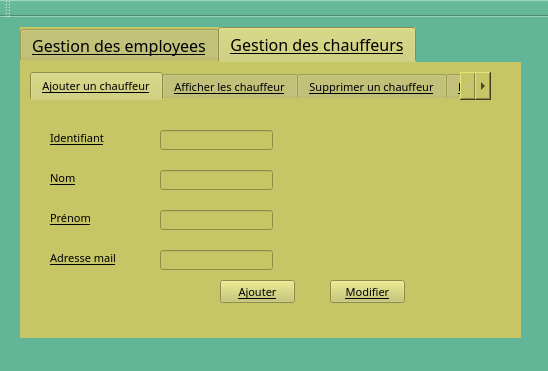
<?xml version="1.0" encoding="UTF-8"?>
<ui version="4.0">
 <class>MainWindow</class>
 <widget class="QMainWindow" name="MainWindow">
  <property name="geometry">
   <rect>
    <x>0</x>
    <y>0</y>
    <width>548</width>
    <height>371</height>
   </rect>
  </property>
  <property name="font">
   <font>
    <family>Segoe UI Black</family>
    <pointsize>10</pointsize>
    <weight>75</weight>
    <bold>true</bold>
   </font>
  </property>
  <property name="cursor">
   <cursorShape>PointingHandCursor</cursorShape>
  </property>
  <property name="windowTitle">
   <string>🚌Smart_Transport🚌</string>
  </property>
  <property name="styleSheet">
   <string notr="true">background-color: rgb(99, 181, 151);
</string>
  </property>
  <widget class="QWidget" name="centralWidget">
   <widget class="QTabWidget" name="tabWidget_2">
    <property name="geometry">
     <rect>
      <x>20</x>
      <y>10</y>
      <width>501</width>
      <height>311</height>
     </rect>
    </property>
    <property name="font">
     <font>
      <family>Snap ITC</family>
      <pointsize>12</pointsize>
      <weight>50</weight>
      <bold>false</bold>
      <underline>true</underline>
     </font>
    </property>
    <property name="cursor">
     <cursorShape>PointingHandCursor</cursorShape>
    </property>
    <property name="styleSheet">
     <string notr="true">background-color: rgb(198, 198, 102);
border-color: rgb(115, 165, 176);
</string>
    </property>
    <property name="currentIndex">
     <number>1</number>
    </property>
    <widget class="QWidget" name="tab_4">
     <attribute name="title">
      <string>Gestion des employees</string>
     </attribute>
     <widget class="QTabWidget" name="tabWidget">
      <property name="geometry">
       <rect>
        <x>0</x>
        <y>10</y>
        <width>491</width>
        <height>241</height>
       </rect>
      </property>
      <property name="font">
       <font>
        <family>Lucida Handwriting</family>
        <pointsize>8</pointsize>
        <weight>50</weight>
        <italic>false</italic>
        <bold>false</bold>
        <underline>true</underline>
       </font>
      </property>
      <property name="currentIndex">
       <number>2</number>
      </property>
      <widget class="QWidget" name="tab">
       <attribute name="title">
        <string>Ajouter un employee</string>
       </attribute>
       <widget class="QLabel" name="label">
        <property name="geometry">
         <rect>
          <x>20</x>
          <y>30</y>
          <width>81</width>
          <height>16</height>
         </rect>
        </property>
        <property name="text">
         <string>Identifiant</string>
        </property>
       </widget>
       <widget class="QLabel" name="label_2">
        <property name="geometry">
         <rect>
          <x>20</x>
          <y>90</y>
          <width>47</width>
          <height>13</height>
         </rect>
        </property>
        <property name="text">
         <string>Nom</string>
        </property>
       </widget>
       <widget class="QLabel" name="label_3">
        <property name="geometry">
         <rect>
          <x>20</x>
          <y>150</y>
          <width>71</width>
          <height>16</height>
         </rect>
        </property>
        <property name="text">
         <string>Prénom</string>
        </property>
       </widget>
       <widget class="QLineEdit" name="lineEdit_id">
        <property name="geometry">
         <rect>
          <x>130</x>
          <y>30</y>
          <width>113</width>
          <height>20</height>
         </rect>
        </property>
       </widget>
       <widget class="QLineEdit" name="lineEdit_nom">
        <property name="geometry">
         <rect>
          <x>130</x>
          <y>90</y>
          <width>113</width>
          <height>20</height>
         </rect>
        </property>
       </widget>
       <widget class="QLineEdit" name="lineEdit_prenom">
        <property name="geometry">
         <rect>
          <x>130</x>
          <y>150</y>
          <width>113</width>
          <height>20</height>
         </rect>
        </property>
       </widget>
       <widget class="QPushButton" name="pb_ajouter">
        <property name="geometry">
         <rect>
          <x>210</x>
          <y>180</y>
          <width>75</width>
          <height>23</height>
         </rect>
        </property>
        <property name="cursor">
         <cursorShape>ClosedHandCursor</cursorShape>
        </property>
        <property name="text">
         <string>Ajouter</string>
        </property>
       </widget>
       <widget class="QPushButton" name="pb_ajouter_3">
        <property name="geometry">
         <rect>
          <x>300</x>
          <y>180</y>
          <width>75</width>
          <height>23</height>
         </rect>
        </property>
        <property name="cursor">
         <cursorShape>ClosedHandCursor</cursorShape>
        </property>
        <property name="text">
         <string>Modifier</string>
        </property>
       </widget>
      </widget>
      <widget class="QWidget" name="tab_2">
       <attribute name="title">
        <string>Afficher les employees</string>
       </attribute>
       <widget class="QTableView" name="tabetudiant">
        <property name="geometry">
         <rect>
          <x>10</x>
          <y>10</y>
          <width>341</width>
          <height>171</height>
         </rect>
        </property>
       </widget>
      </widget>
      <widget class="QWidget" name="tab_3">
       <attribute name="title">
        <string>Supprimer un employee</string>
       </attribute>
       <widget class="QLineEdit" name="lineEdit_id_2">
        <property name="geometry">
         <rect>
          <x>140</x>
          <y>30</y>
          <width>113</width>
          <height>20</height>
         </rect>
        </property>
       </widget>
       <widget class="QLabel" name="label_4">
        <property name="geometry">
         <rect>
          <x>20</x>
          <y>30</y>
          <width>91</width>
          <height>16</height>
         </rect>
        </property>
        <property name="text">
         <string>Identifiant</string>
        </property>
       </widget>
       <widget class="QPushButton" name="pb_supprimer">
        <property name="geometry">
         <rect>
          <x>240</x>
          <y>140</y>
          <width>75</width>
          <height>23</height>
         </rect>
        </property>
        <property name="cursor">
         <cursorShape>ClosedHandCursor</cursorShape>
        </property>
        <property name="text">
         <string>Supprimer</string>
        </property>
       </widget>
      </widget>
      <widget class="QWidget" name="tab_9">
       <attribute name="title">
        <string>Statistiques</string>
       </attribute>
       <widget class="QCustomPlot" name="customPlot" native="true">
        <property name="geometry">
         <rect>
          <x>50</x>
          <y>20</y>
          <width>381</width>
          <height>161</height>
         </rect>
        </property>
       </widget>
      </widget>
     </widget>
    </widget>
    <widget class="QWidget" name="tab_5">
     <attribute name="title">
      <string>Gestion des chauffeurs</string>
     </attribute>
     <widget class="QTabWidget" name="tabWidget_3">
      <property name="geometry">
       <rect>
        <x>10</x>
        <y>10</y>
        <width>461</width>
        <height>241</height>
       </rect>
      </property>
      <property name="font">
       <font>
        <family>Lucida Handwriting</family>
        <pointsize>8</pointsize>
        <weight>50</weight>
        <bold>false</bold>
        <underline>true</underline>
       </font>
      </property>
      <property name="currentIndex">
       <number>0</number>
      </property>
      <property name="tabBarAutoHide">
       <bool>false</bool>
      </property>
      <widget class="QWidget" name="tab_6">
       <attribute name="title">
        <string>Ajouter un chauffeur</string>
       </attribute>
       <widget class="QLabel" name="label_5">
        <property name="geometry">
         <rect>
          <x>20</x>
          <y>30</y>
          <width>101</width>
          <height>16</height>
         </rect>
        </property>
        <property name="text">
         <string>Identifiant</string>
        </property>
       </widget>
       <widget class="QLabel" name="label_6">
        <property name="geometry">
         <rect>
          <x>20</x>
          <y>70</y>
          <width>91</width>
          <height>16</height>
         </rect>
        </property>
        <property name="text">
         <string>Nom</string>
        </property>
       </widget>
       <widget class="QLabel" name="label_7">
        <property name="geometry">
         <rect>
          <x>20</x>
          <y>110</y>
          <width>101</width>
          <height>16</height>
         </rect>
        </property>
        <property name="text">
         <string>Prénom</string>
        </property>
       </widget>
       <widget class="QLineEdit" name="lineEdit_id_3">
        <property name="geometry">
         <rect>
          <x>130</x>
          <y>30</y>
          <width>113</width>
          <height>20</height>
         </rect>
        </property>
       </widget>
       <widget class="QLineEdit" name="lineEdit_nom_2">
        <property name="geometry">
         <rect>
          <x>130</x>
          <y>70</y>
          <width>113</width>
          <height>20</height>
         </rect>
        </property>
       </widget>
       <widget class="QLineEdit" name="lineEdit_prenom_2">
        <property name="geometry">
         <rect>
          <x>130</x>
          <y>110</y>
          <width>113</width>
          <height>20</height>
         </rect>
        </property>
       </widget>
       <widget class="QPushButton" name="pb_ajouter_2">
        <property name="geometry">
         <rect>
          <x>190</x>
          <y>180</y>
          <width>75</width>
          <height>23</height>
         </rect>
        </property>
        <property name="cursor">
         <cursorShape>ClosedHandCursor</cursorShape>
        </property>
        <property name="text">
         <string>Ajouter</string>
        </property>
       </widget>
       <widget class="QPushButton" name="pb_ajouter_4">
        <property name="geometry">
         <rect>
          <x>300</x>
          <y>180</y>
          <width>75</width>
          <height>23</height>
         </rect>
        </property>
        <property name="cursor">
         <cursorShape>ClosedHandCursor</cursorShape>
        </property>
        <property name="text">
         <string>Modifier</string>
        </property>
       </widget>
       <widget class="QLineEdit" name="lineEdit_mail">
        <property name="geometry">
         <rect>
          <x>130</x>
          <y>150</y>
          <width>113</width>
          <height>20</height>
         </rect>
        </property>
       </widget>
       <widget class="QLabel" name="label_9">
        <property name="geometry">
         <rect>
          <x>20</x>
          <y>150</y>
          <width>101</width>
          <height>16</height>
         </rect>
        </property>
        <property name="text">
         <string>Adresse mail</string>
        </property>
       </widget>
      </widget>
      <widget class="QWidget" name="tab_7">
       <attribute name="title">
        <string>Afficher les chauffeur</string>
       </attribute>
       <widget class="QTableView" name="tabetudiant_2">
        <property name="geometry">
         <rect>
          <x>10</x>
          <y>10</y>
          <width>341</width>
          <height>171</height>
         </rect>
        </property>
       </widget>
      </widget>
      <widget class="QWidget" name="tab_8">
       <attribute name="title">
        <string>Supprimer un chauffeur</string>
       </attribute>
       <widget class="QLineEdit" name="lineEdit_id_4">
        <property name="geometry">
         <rect>
          <x>140</x>
          <y>30</y>
          <width>113</width>
          <height>20</height>
         </rect>
        </property>
       </widget>
       <widget class="QLabel" name="label_8">
        <property name="geometry">
         <rect>
          <x>20</x>
          <y>30</y>
          <width>91</width>
          <height>16</height>
         </rect>
        </property>
        <property name="text">
         <string>Identifiant</string>
        </property>
       </widget>
       <widget class="QPushButton" name="pb_supprimer_2">
        <property name="geometry">
         <rect>
          <x>240</x>
          <y>140</y>
          <width>75</width>
          <height>23</height>
         </rect>
        </property>
        <property name="cursor">
         <cursorShape>ClosedHandCursor</cursorShape>
        </property>
        <property name="text">
         <string>Supprimer</string>
        </property>
       </widget>
      </widget>
      <widget class="QWidget" name="tab_10">
       <attribute name="title">
        <string>Mail</string>
       </attribute>
       <widget class="QLineEdit" name="mail_objet">
        <property name="geometry">
         <rect>
          <x>100</x>
          <y>70</y>
          <width>241</width>
          <height>20</height>
         </rect>
        </property>
       </widget>
       <widget class="QLineEdit" name="mail_body">
        <property name="geometry">
         <rect>
          <x>100</x>
          <y>110</y>
          <width>241</width>
          <height>91</height>
         </rect>
        </property>
       </widget>
       <widget class="QPushButton" name="pushButton">
        <property name="geometry">
         <rect>
          <x>350</x>
          <y>180</y>
          <width>75</width>
          <height>23</height>
         </rect>
        </property>
        <property name="cursor">
         <cursorShape>ClosedHandCursor</cursorShape>
        </property>
        <property name="text">
         <string>Envoyer</string>
        </property>
       </widget>
       <widget class="QLineEdit" name="lineEdit">
        <property name="geometry">
         <rect>
          <x>100</x>
          <y>20</y>
          <width>241</width>
          <height>20</height>
         </rect>
        </property>
       </widget>
      </widget>
     </widget>
    </widget>
   </widget>
  </widget>
  <widget class="QMenuBar" name="menuBar">
   <property name="geometry">
    <rect>
     <x>0</x>
     <y>0</y>
     <width>548</width>
     <height>21</height>
    </rect>
   </property>
  </widget>
  <widget class="QToolBar" name="mainToolBar">
   <attribute name="toolBarArea">
    <enum>TopToolBarArea</enum>
   </attribute>
   <attribute name="toolBarBreak">
    <bool>false</bool>
   </attribute>
  </widget>
  <widget class="QStatusBar" name="statusBar"/>
 </widget>
 <layoutdefault spacing="6" margin="11"/>
 <customwidgets>
  <customwidget>
   <class>QCustomPlot</class>
   <extends>QWidget</extends>
   <header>qcustomplot.h</header>
   <container>1</container>
  </customwidget>
 </customwidgets>
 <resources/>
 <connections/>
</ui>
